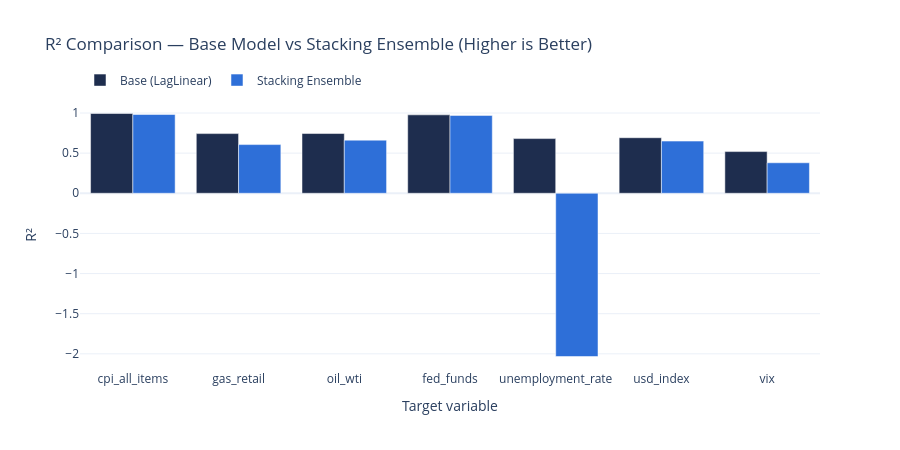

Notebook source saved alongside this figure:
### Markdown cell above
---
## Step 4E: Base Model vs Ensemble Comparison Chart

I created a grouped bar chart comparing LagLinear (base model) vs Stacking Ensemble R² for all 7 targets side by side.

### Code cell
comp_results = []
pred_comp    = []

for target in targets:
    lag_feats = [f'{target}_lag{l}' for l in [1,3,6,12] if f'{target}_lag{l}' in model_df.columns]
    gpr_block = [c for c in ['gpr','gpr_lag1','gpr_lag3','gpr_lag6'] if c in model_df.columns]
    feats     = lag_feats + gpr_block

    tr = train[[DATE_COL] + feats + [target]].dropna(subset=[target]).copy()
    te = test[[DATE_COL]  + feats + [target]].dropna(subset=[target]).copy()
    if len(tr) < 24 or len(te) < 12:
        continue

    X_train, y_train = tr[feats], tr[target]
    X_test,  y_test  = te[feats], te[target]

    # Base model
    base_pipe = Pipeline([('imputer', SimpleImputer(strategy='median')),
                          ('model',   LinearRegression())])
    base_pipe.fit(X_train[lag_feats], y_train)
    pred_base = base_pipe.predict(X_test[lag_feats])

    # Stacking ensemble
    stack = StackingRegressor(
        estimators=[
            ('lag',   Pipeline([('imp', SimpleImputer(strategy='median')),
                                ('m',   LinearRegression())])),
            ('boost', Pipeline([('imp', SimpleImputer(strategy='median')),
                                ('m',   HistGradientBoostingRegressor(random_state=42))]))
        ],
        final_estimator=LinearRegression(), cv=5
    )
    stack.fit(X_train, y_train)
    pred_stack = stack.predict(X_test)

    r2_base  = float(r2_score(y_test, pred_base))
    r2_stack = float(r2_score(y_test, pred_stack))
    comp_results.append({'target': target,
                         'R2_Base': round(r2_base, 4),
                         'R2_Ensemble': round(r2_stack, 4),
                         'winner': 'Base' if r2_base >= r2_stack else 'Ensemble'})

    for date, act, pb, ps in zip(te[DATE_COL].values, y_test.values, pred_base, pred_stack):
        pred_comp.append({'date': date, 'actual': act,
                          'Base (LagLinear)': pb,
                          'Stacking Ensemble': ps, 'target': target})

comp_df = pd.DataFrame(comp_results)
print('Base Model vs Ensemble:')
display(comp_df)
print(f"\nBase wins: {(comp_df['winner']=='Base').sum()}/7  |  "
      f"Ensemble wins: {(comp_df['winner']=='Ensemble').sum()}/7")

# R² grouped bar chart
labels7  = comp_df['target'].tolist()
r2_base7 = comp_df['R2_Base'].tolist()
r2_ens7  = comp_df['R2_Ensemble'].tolist()

fig = go.Figure()
fig.add_trace(go.Bar(name='Base (LagLinear)',    x=labels7, y=r2_base7,
                     marker_color='#1E2D4E'))
fig.add_trace(go.Bar(name='Stacking Ensemble',   x=labels7, y=r2_ens7,
                     marker_color='#2E6FD8'))
fig.update_layout(
    barmode='group', template='plotly_white', height=450,
    title='R² Comparison — Base Model vs Stacking Ensemble (Higher is Better)',
    yaxis_title='R²', xaxis_title='Target variable',
    legend=dict(orientation='h', yanchor='bottom', y=1.02)
)
fig.show()
html_path = EDA_SAVE_DIR / 'eda_step4d_r2_comparison.html'
fig.write_html(str(html_path))
print('Saved HTML to:', html_path)

### Figure 1 — Plotly figure (JSON) as saved in the notebook; plotly's stock layout.template omitted (floating-point values rounded to 4 significant figures)
{"data": [{"marker": {"color": "#1E2D4E"}, "name": "Base (LagLinear)", "type": "bar", "x": ["cpi_all_items", "gas_retail", "oil_wti", "fed_funds", "unemployment_rate", "usd_index", "vix"], "y": [0.9939, 0.7435, 0.7444, 0.9773, 0.6813, 0.6921, 0.5194]}, {"marker": {"color": "#2E6FD8"}, "name": "Stacking Ensemble", "type": "bar", "x": ["cpi_all_items", "gas_retail", "oil_wti", "fed_funds", "unemployment_rate", "usd_index", "vix"], "y": [0.9818, 0.6067, 0.6619, 0.9701, -2.033, 0.65, 0.3801]}], "layout": {"barmode": "group", "height": 450, "legend": {"orientation": "h", "y": 1.02, "yanchor": "bottom"}, "title": {"text": "R² Comparison — Base Model vs Stacking Ensemble (Higher is Better)"}, "xaxis": {"title": {"text": "Target variable"}}, "yaxis": {"title": {"text": "R²"}}}}
